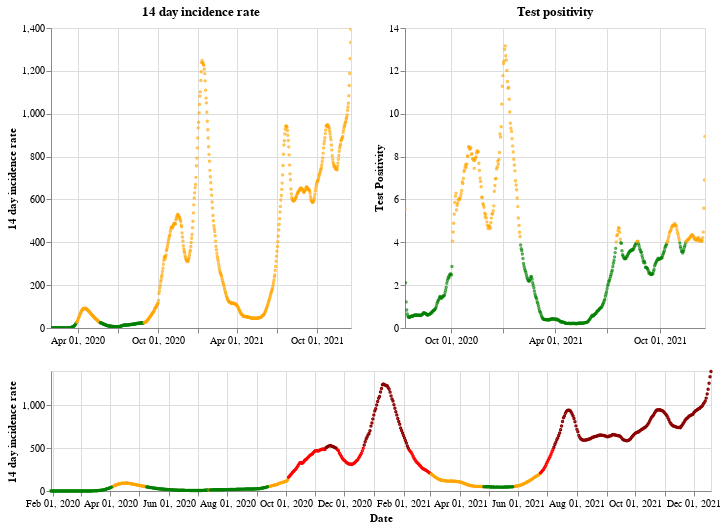

The notebook cell this image was saved under:
### Markdown cell above
## England

### Code cell
plot_traffic_light('England')

### Figure 1 — Vega-Lite specification as saved in the notebook (floating-point values rounded to 4 significant figures; data arrays with more than 128 entries replaced by an {"elided": "..."} marker saying what was removed)
{"config": {"view": {"continuousWidth": 400, "continuousHeight": 300}}, "vconcat": [{"hconcat": [{"mark": {"type": "point", "size": 2}, "encoding": {"color": {"condition": {"value": "green", "test": "(datum.twoWeeklyCasesRate <= 25)"}, "value": "orange"}, "tooltip": [{"type": "nominal", "field": "areaName"}, {"type": "temporal", "field": "date"}, {"type": "quantitative", "field": "twoWeeklyCasesRate"}, {"type": "quantitative", "field": "testPositivity"}], "x": {"type": "temporal", "axis": {"title": ""}, "field": "date", "scale": {"domain": {"selection": "DateBrush"}}, "timeUnit": "yearmonthdate"}, "y": {"type": "quantitative", "axis": {"title": "14 day incidence rate"}, "field": "twoWeeklyCasesRate"}}, "title": "14 day incidence rate", "width": 300}, {"mark": {"type": "point", "size": 2}, "encoding": {"color": {"condition": {"value": "green", "test": "(datum.testPositivity <= 4)"}, "value": "orange"}, "tooltip": [{"type": "nominal", "field": "areaName"}, {"type": "temporal", "field": "date"}, {"type": "quantitative", "field": "twoWeeklyCasesRate"}, {"type": "quantitative", "field": "testPositivity"}], "x": {"type": "temporal", "axis": {"title": ""}, "field": "date", "scale": {"domain": {"selection": "DateBrush"}}, "timeUnit": "yearmonthdate"}, "y": {"type": "quantitative", "axis": {"title": "Test Positivity"}, "field": "testPositivity"}}, "title": "Test positivity", "width": 300}]}, {"layer": [{"mark": {"type": "point", "size": 2}, "encoding": {"color": {"condition": {"value": "orange", "test": "(((datum.testPositivity < 4) && (datum.twoWeeklyCasesRate >= 50)) && (datum.twoWeeklyCasesRate < 200))"}, "value": "red"}, "opacity": {"condition": {"value": 1, "test": "((datum.twoWeeklyCasesRate >= 50) && (datum.twoWeeklyCasesRate < 500))"}, "value": 0}, "tooltip": [{"type": "nominal", "field": "areaName"}, {"type": "temporal", "field": "date"}, {"type": "quantitative", "field": "twoWeeklyCasesRate"}, {"type": "quantitative", "field": "testPositivity"}], "x": {"type": "temporal", "axis": {"title": "Date"}, "field": "date", "timeUnit": "yearmonthdate"}, "y": {"type": "quantitative", "axis": {"title": "14 day incidence rate"}, "field": "twoWeeklyCasesRate"}}, "selection": {"DateBrush": {"type": "interval", "encodings": ["x"], "fields": ["Time"]}}}, {"mark": {"type": "point", "size": 2}, "encoding": {"color": {"value": "darkred"}, "opacity": {"condition": {"value": 1, "test": "(datum.twoWeeklyCasesRate >= 500)"}, "value": 0}, "tooltip": [{"type": "nominal", "field": "areaName"}, {"type": "temporal", "field": "date"}, {"type": "quantitative", "field": "twoWeeklyCasesRate"}, {"type": "quantitative", "field": "testPositivity"}], "x": {"type": "temporal", "axis": {"title": "Date"}, "field": "date", "timeUnit": "yearmonthdate"}, "y": {"type": "quantitative", "axis": {"title": "14 day incidence rate"}, "field": "twoWeeklyCasesRate"}}}, {"mark": {"type": "point", "size": 2}, "encoding": {"color": {"condition": {"value": "green", "test": "((datum.testPositivity < 4) && (datum.twoWeeklyCasesRate < 50))"}, "value": "orange"}, "opacity": {"condition": {"value": 1, "test": "(datum.twoWeeklyCasesRate < 50)"}, "value": 0}, "tooltip": [{"type": "nominal", "field": "areaName"}, {"type": "temporal", "field": "date"}, {"type": "quantitative", "field": "twoWeeklyCasesRate"}, {"type": "quantitative", "field": "testPositivity"}], "x": {"type": "temporal", "axis": {"title": "Date"}, "field": "date", "timeUnit": "yearmonthdate"}, "y": {"type": "quantitative", "axis": {"title": "14 day incidence rate"}, "field": "twoWeeklyCasesRate"}}}], "height": 120, "width": 660}], "data": {"name": "data-5ea0514eadabdcad92d295170c12e032"}, "$schema": "https://vega.github.io/schema/vega-lite/v4.8.1.json", "datasets": {"data-5ea0514eadabdcad92d295170c12e032": {"elided": "690 records"}}}
